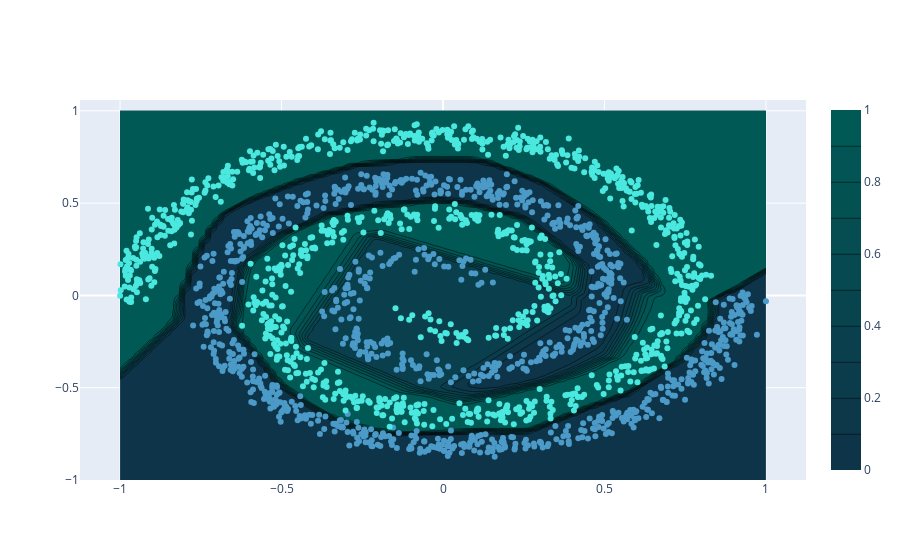

Here is the notebook cell this chart was saved with:
### Markdown cell above
* Visualize the decision boundary, would you say the model could benefit from some regularization?

### Code cell
from plotly import express as px
import numpy as np
x1_example = np.linspace(-1,1,100)
x2_example = np.linspace(-1,1,100)

x1, x2 = np.meshgrid(x1_example,x2_example)

example = np.array([[xx1,xx2] for xx1,xx2 in zip(x1.reshape(-1),x2.reshape(-1))])

pred_example = model(example).numpy().reshape([100,100])

fig = go.Figure(data=[
    go.Contour(
        x=x1_example,
        y=x2_example,
        z=pred_example,
        colorscale=[color_chart[-2],color_chart[-1]]
    )
])
fig.add_trace(go.Scatter(x = data[:,0],
                         y = data[:,1],
                         mode = "markers",
                         marker = dict(
                             color=target,
                             colorscale=color_chart[0:2])
                         )
)
fig.show()

### Figure 1 — Plotly figure (JSON) as saved in the notebook; plotly's stock layout.template omitted (floating-point values rounded to 4 significant figures; data arrays with more than 128 entries replaced by an {"elided": "..."} marker saying what was removed)
{"data": [{"colorscale": [[0, "#0E3449"], [1, "#015955"]], "type": "contour", "x": [-1, -0.9798, -0.9596, -0.9394, -0.9192, -0.899, -0.8788, -0.8586, -0.8384, -0.8182, -0.798, -0.7778, -0.7576, -0.7374, -0.7172, -0.697, -0.6768, -0.6566, -0.6364, -0.6162, -0.596, -0.5758, -0.5556, -0.5354, -0.5152, -0.4949, -0.4747, -0.4545, -0.4343, -0.4141, -0.3939, -0.3737, -0.3535, -0.3333, -0.3131, -0.2929, -0.2727, -0.2525, -0.2323, -0.2121, -0.1919, -0.1717, -0.1515, -0.1313, -0.1111, -0.09091, -0.07071, -0.05051, -0.0303, -0.0101, 0.0101, 0.0303, 0.05051, 0.07071, 0.09091, 0.1111, 0.1313, 0.1515, 0.1717, 0.1919, 0.2121, 0.2323, 0.2525, 0.2727, 0.2929, 0.3131, 0.3333, 0.3535, 0.3737, 0.3939, 0.4141, 0.4343, 0.4545, 0.4747, 0.4949, 0.5152, 0.5354, 0.5556, 0.5758, 0.596, 0.6162, 0.6364, 0.6566, 0.6768, 0.697, 0.7172, 0.7374, 0.7576, 0.7778, 0.798, 0.8182, 0.8384, 0.8586, 0.8788, 0.899, 0.9192, 0.9394, 0.9596, 0.9798, 1], "y": [-1, -0.9798, -0.9596, -0.9394, -0.9192, -0.899, -0.8788, -0.8586, -0.8384, -0.8182, -0.798, -0.7778, -0.7576, -0.7374, -0.7172, -0.697, -0.6768, -0.6566, -0.6364, -0.6162, -0.596, -0.5758, -0.5556, -0.5354, -0.5152, -0.4949, -0.4747, -0.4545, -0.4343, -0.4141, -0.3939, -0.3737, -0.3535, -0.3333, -0.3131, -0.2929, -0.2727, -0.2525, -0.2323, -0.2121, -0.1919, -0.1717, -0.1515, -0.1313, -0.1111, -0.09091, -0.07071, -0.05051, -0.0303, -0.0101, 0.0101, 0.0303, 0.05051, 0.07071, 0.09091, 0.1111, 0.1313, 0.1515, 0.1717, 0.1919, 0.2121, 0.2323, 0.2525, 0.2727, 0.2929, 0.3131, 0.3333, 0.3535, 0.3737, 0.3939, 0.4141, 0.4343, 0.4545, 0.4747, 0.4949, 0.5152, 0.5354, 0.5556, 0.5758, 0.596, 0.6162, 0.6364, 0.6566, 0.6768, 0.697, 0.7172, 0.7374, 0.7576, 0.7778, 0.798, 0.8182, 0.8384, 0.8586, 0.8788, 0.899, 0.9192, 0.9394, 0.9596, 0.9798, 1], "z": {"elided": "100x100 float values"}}, {"marker": {"color": {"elided": "2000 int values"}, "colorscale": [[0, "#4B9AC7"], [1, "#4BE8E0"]]}, "mode": "markers", "type": "scatter", "x": {"elided": "2000 float values"}, "y": {"elided": "2000 float values"}}], "layout": {}}
